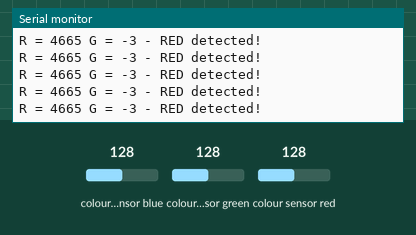
Bench run of a sketch on a simulated Arduino Uno, built with avr-gcc and run on an emulated ATmega328P. Parts: the last lines printed to the serial monitor. Wiring (inferred from the names in the program): TCS3200 colour sensor: output pin 11; S2 pin 7; S3 pin 10; S0 pin 4; S1 pin 6. Inputs (shaded band) come from the test bench; at power-on: colour sensor green 128, colour sensor red 128, colour sensor blue 128.

Above: at 1.2 s.
1.3 s: colour sensor green set to 5
At 1.38 s:
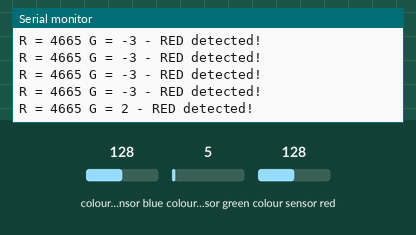
4.3 s: colour sensor red set to 5
At 4.4 s:
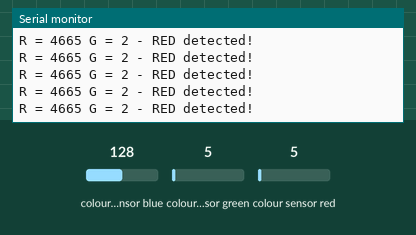
5.8 s: colour sensor green set to 64
At 5.81 s:
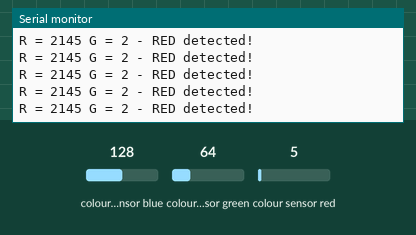
Timing chart, 0 to 8.8 s (numbered marks = the images above; inputs shaded):
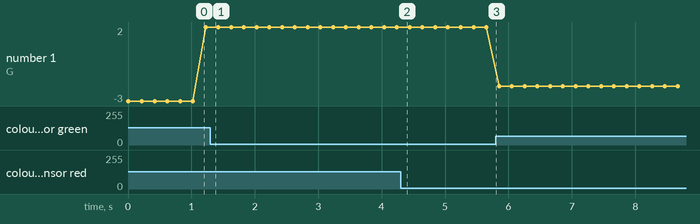

Measured:
- plotted number 1: 2 → -2 after the input at 5.8 s

The sketch:

Color_detect.ino
```cpp
/*
  Color Sensor Calibration
  color-sensor-calib.ino
  Calibrate RGB Color Sensor output Pulse Widths
  Uses values obtained for RGB Sensor Demo sketch

  DroneBot Workshop 2020
  https://dronebotworkshop.com
*/

// Define color sensor pins

#define S0 4 //PG5
#define S1 6 //PH3
#define S2 7 //PH4
#define S3 10 //PB4
#define sensorOut 11 //PB5

// Variables for Color Pulse Width Measurements

int redFrequency = 0;
int greenFrequency = 0;
int blueFrequency = 0;

// 儲存紅、藍、綠色的值
int redColor = 0;
int greenColor = 0;
int blueColor = 0;

void setup() {
  // 設定S0~S4為輸出
  pinMode(S0, OUTPUT);
  pinMode(S1, OUTPUT);
  pinMode(S2, OUTPUT);
  pinMode(S3, OUTPUT);

  // 設定 sensorOut 為輸出
  pinMode(sensorOut, INPUT);

  // 設定頻率尺度(frequency scaling)為 20%
  digitalWrite(S0,HIGH);
  digitalWrite(S1,LOW);

  // 開始串列通訊
  Serial.begin(9600);
}

void loop() {
  // 設定光電二極體讀取濾過的紅色值
  digitalWrite(S2,LOW);
  digitalWrite(S3,LOW);

  // 讀取輸出頻率
  redFrequency = pulseIn(sensorOut, LOW);

  // 重新對應讀取的紅色值範圍從 0 到 255
  // 以下的 min 及 max 是前一個程式讀取的最大跟最小值的範圍，需依感測模組而調整
  // redColor = map(redFrequency, min, max, 255,0);
  redColor = map(redFrequency, 332, 350, 270,0);

  // 列出紅色值
  Serial.print("R = ");
  Serial.print(redColor);
  delay(100);

  // 設定光電二極體讀取濾過的綠色值
  digitalWrite(S2,HIGH);
  digitalWrite(S3,HIGH);

  // 讀取輸出頻率
  greenFrequency = pulseIn(sensorOut, LOW);

  // 重新對應讀取的綠色值範圍從 0 到 255
  // 以下的 min 及 max 是前一個程式讀取的最大跟最小值的範圍，需依感測模組而調整
  // greenColor = map(greenFrequency, min, max, 255, 0);
  greenColor = map(greenFrequency, 850, 150, 20, 0);

  // 列出綠色值
  Serial.print(" G = ");
  Serial.print(greenColor);
  delay(100);

  // 設定光電二極體讀取濾過的藍色值
  digitalWrite(S2,LOW);
  digitalWrite(S3,HIGH);


  // 檢查目前測得的顏色值，並顯示物體顏色在串列 Console
  if(redColor > greenColor){
      Serial.println(" - RED detected!");
  }
  if(greenColor > redColor){
    Serial.println(" - GREEN detected!");
  }

}
```
